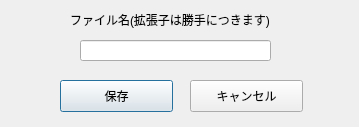
<?xml version="1.0" encoding="UTF-8"?>
<ui version="4.0">
 <class>SaveDialog</class>
 <widget class="QDialog" name="SaveDialog">
  <property name="geometry">
   <rect>
    <x>0</x>
    <y>0</y>
    <width>359</width>
    <height>127</height>
   </rect>
  </property>
  <property name="windowTitle">
   <string>Dialog</string>
  </property>
  <widget class="QLineEdit" name="lineEdit">
   <property name="geometry">
    <rect>
     <x>80</x>
     <y>40</y>
     <width>191</width>
     <height>21</height>
    </rect>
   </property>
   <property name="text">
    <string/>
   </property>
  </widget>
  <widget class="QPushButton" name="saveButton">
   <property name="geometry">
    <rect>
     <x>60</x>
     <y>80</y>
     <width>113</width>
     <height>32</height>
    </rect>
   </property>
   <property name="text">
    <string>保存</string>
   </property>
  </widget>
  <widget class="QPushButton" name="cancelButton">
   <property name="geometry">
    <rect>
     <x>190</x>
     <y>80</y>
     <width>113</width>
     <height>32</height>
    </rect>
   </property>
   <property name="text">
    <string>キャンセル</string>
   </property>
  </widget>
  <widget class="QLabel" name="label">
   <property name="geometry">
    <rect>
     <x>70</x>
     <y>10</y>
     <width>231</width>
     <height>20</height>
    </rect>
   </property>
   <property name="text">
    <string>ファイル名(拡張子は勝手につきます)</string>
   </property>
  </widget>
 </widget>
 <resources/>
 <connections/>
</ui>
